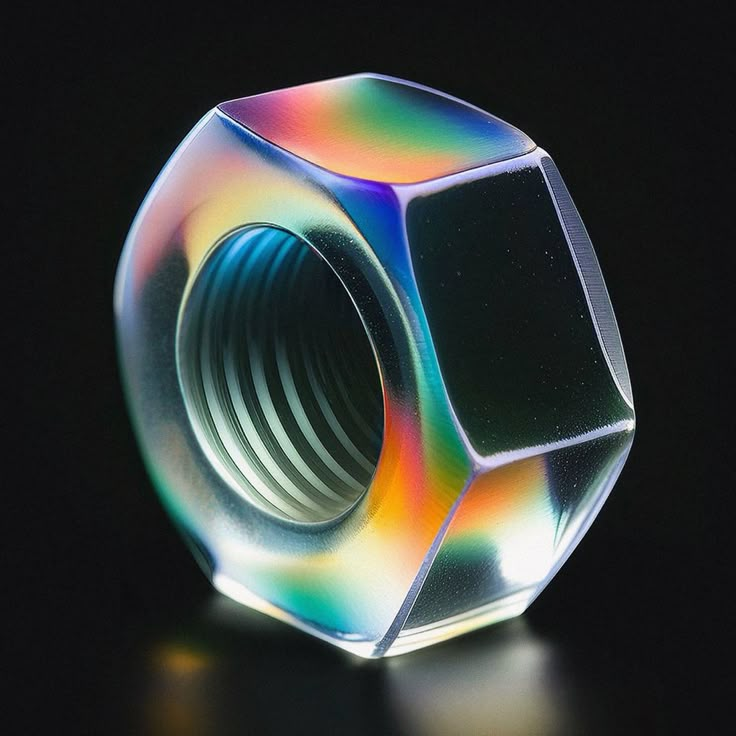
#> input picture nofilter/1.jpg, 736 x 736 px; its folder holds 4 pictures in this run
$ python 'Задача 9.3.py'
#> lines starting #> are read from the running program, lines starting #| are printed output that depends on the picture
from PIL import Image, ImageFilter
import os

newfolder = 'filtered'
os.makedirs(newfolder, exist_ok=True)

for i in range(1, 6):
    photo = f'nofilter/{i}.jpg'
    image = Image.open(photo)
#> image is the input picture: PIL image 736x736 RGB; mean R, G, B 57.2, 62.1, 60
    newphoto = image.filter(ImageFilter.CONTOUR)
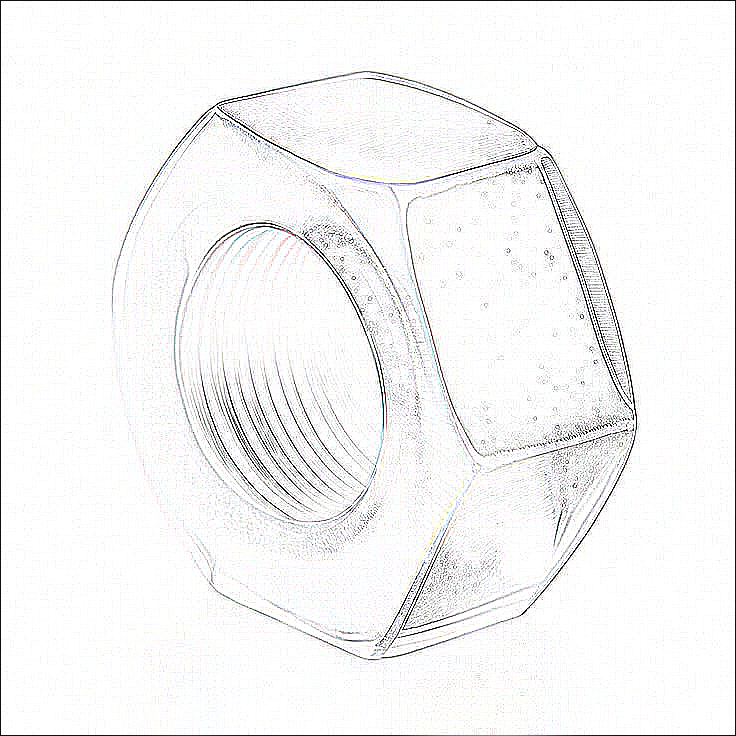
#> newphoto: PIL image 736x736 RGB; mean R, G, B 245.3, 245.4, 245.2
    newphoto.save(f'filtered/filter_{i}.jpg')
#> pass 2 of the loop `for i in range(1, 6):`:
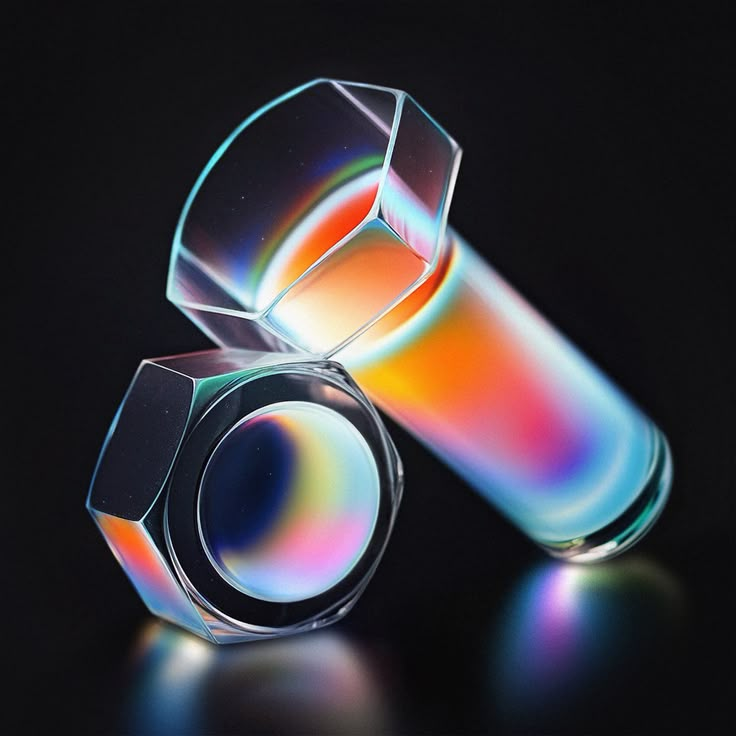
#> input picture nofilter/2.jpg, 736 x 736 px
#> image is the input picture: PIL image 736x736 RGB; mean R, G, B 58.8, 55.4, 60.6
#> `newphoto = image.filter(ImageFilter.CONTOUR)`:
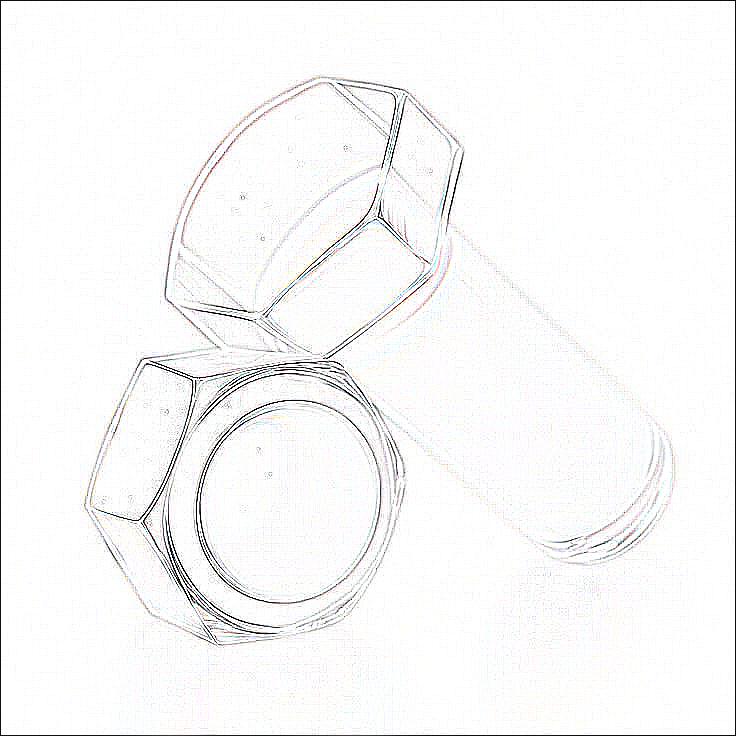
#> newphoto: PIL image 736x736 RGB; mean R, G, B 248.3, 248.3, 248
#> pass 3 of the loop `for i in range(1, 6):`:
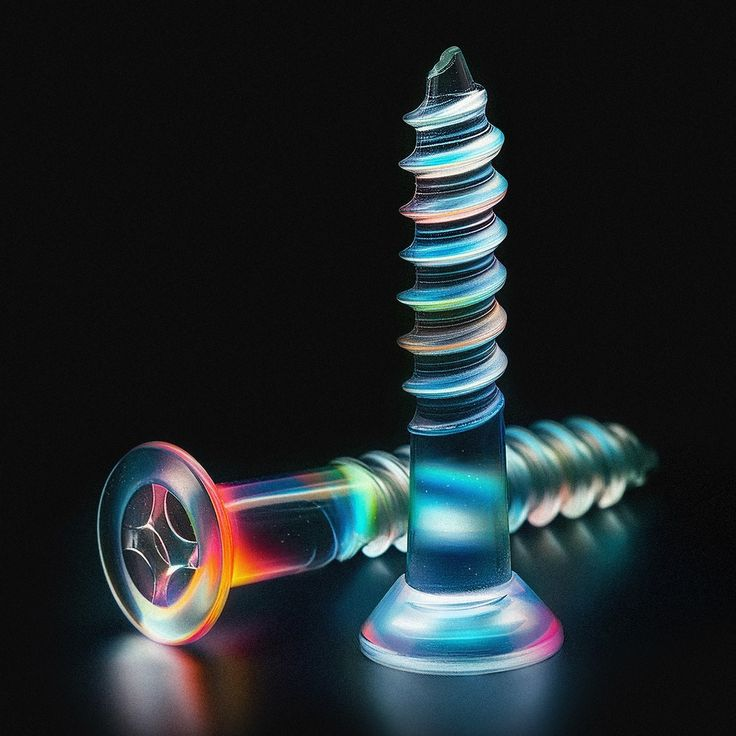
#> input picture nofilter/3.jpg, 736 x 736 px
#> image is the input picture: PIL image 736x736 RGB; mean R, G, B 33.2, 40.4, 43.4
#> `newphoto = image.filter(ImageFilter.CONTOUR)`:
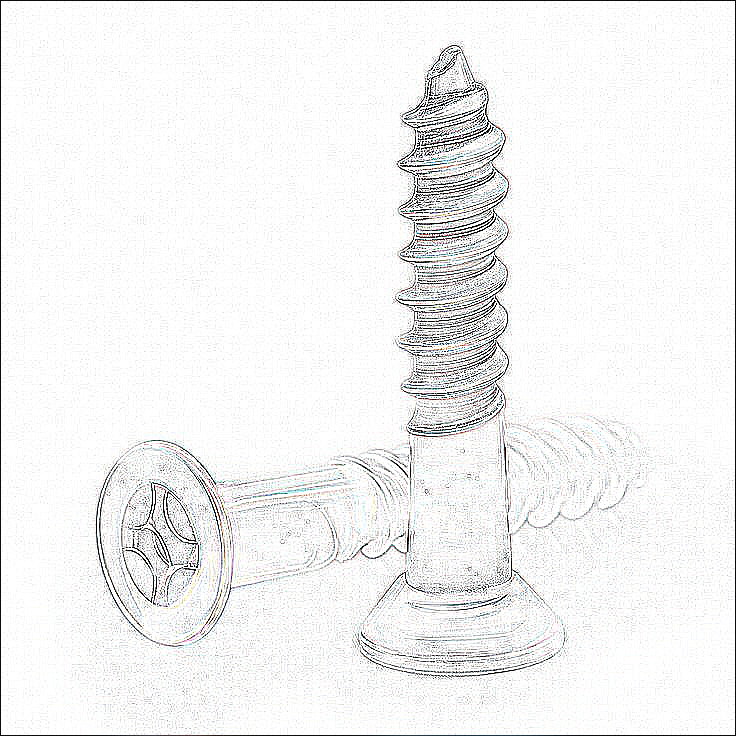
#> newphoto: PIL image 736x736 RGB; mean R, G, B 242.6, 242.6, 242.6
#> (the run stopped early here; a loop or call above may not have finished)
